Frame 1 (no input): blank canvas, image omitted
Frame 60 (no input): blank canvas, image omitted
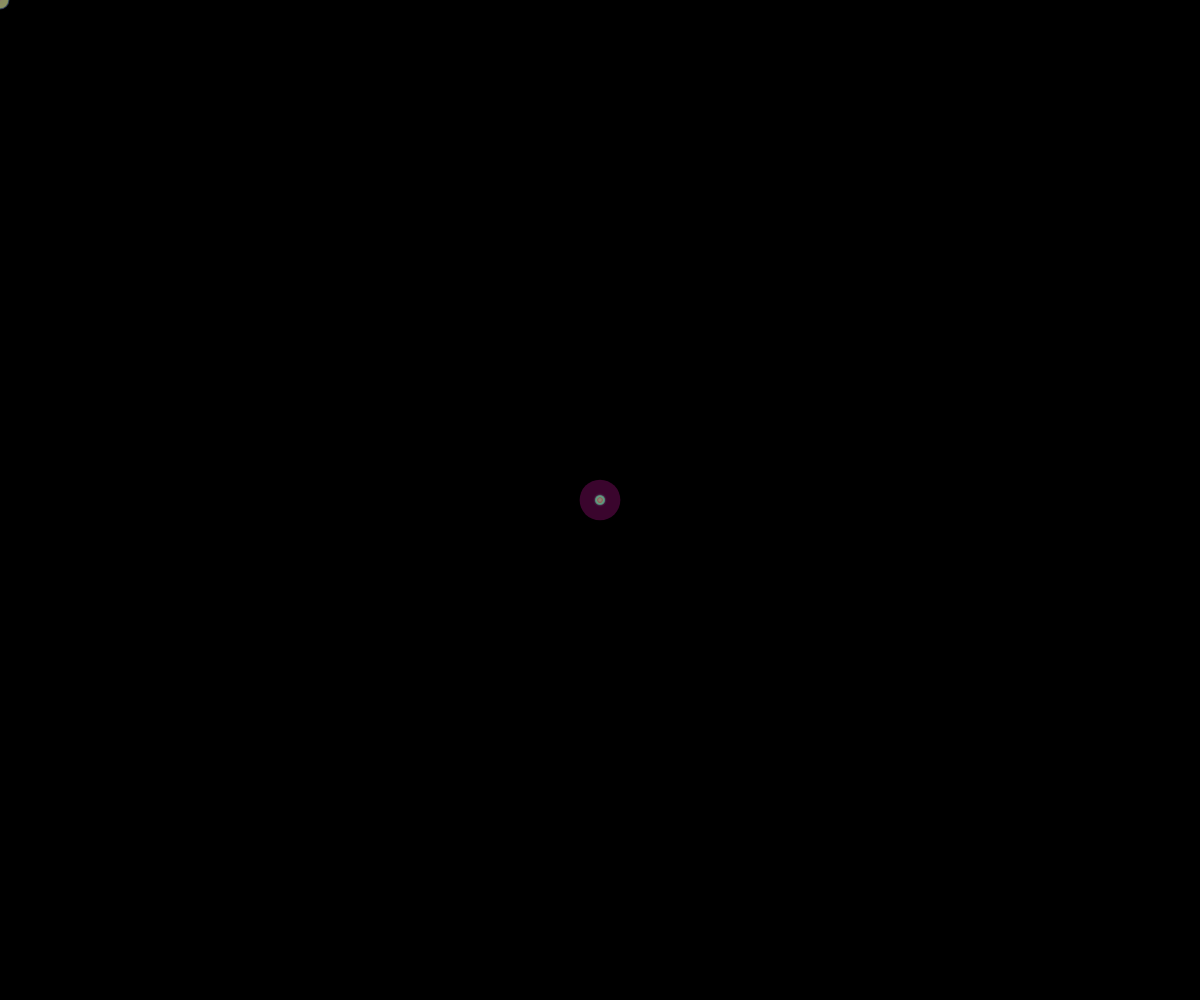
Frame 120 (the mouse pressed at the canvas centre since frame 60)

The p5.js sketch whose frames 1 and 60 were blank and that drew this single picture after the mouse press (run headless with seeded random() and noise() and a simulated clock; from frame 60 on, the mouse is pressed at the canvas centre):

// p5.js sketch
// ── sketch.js
let Balloon;
let Balls = [];

function setup() {
  createCanvas(windowWidth, windowHeight);
	frameRate(60);

}

function draw() {
  background(0);
	for( let i = 0; i < Balls.length; i++){
	Balls[i].show();
	Balls[i].update();
	}
  	Balls.push(new Ball(mouseX,mouseY,floor(random(20))));
}

function mousePressed(){
	Balls.push(new Ball(mouseX,mouseY,floor(random(200))));
}

class Ball{
	constructor(x,y,s){
		this.x = x;
		this.y = y;
		this.r = 1;
		this.count = 0;
		this.size = s;
		this.color = [floor(random(255)),floor(random(255)),floor(random(255)),floor(random(150))];
	}
	show(){
		fill(this.color);
		noStroke();
	    ellipse(this.x,this.y,this.r);
	}
	update(){
		this.r = this.size*sin(radians(this.count));
		this.count++;
	}
}
